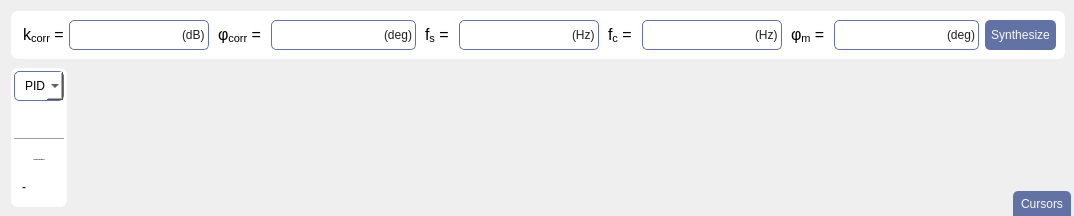
            <widget class="QWidget" name="pageMath">
             <property name="styleSheet">
              <string notr="true">#pageMath {
	background-color: #f8f8f2;
}</string>
             </property>
             <layout class="QGridLayout" name="gridLayout_25">
              <property name="rightMargin">
               <number>0</number>
              </property>
              <property name="bottomMargin">
               <number>0</number>
              </property>
              <property name="spacing">
               <number>9</number>
              </property>
              <item row="0" column="0" colspan="2">
               <layout class="QHBoxLayout" name="horizontalLayout_27">
                <item>
                 <widget class="QFrame" name="frameControlParameters">
                  <property name="styleSheet">
                   <string notr="true">#frameControlParameters {
	background: white;
	border: 0px solid #6272a4;
	border-radius: 7px;
}</string>
                  </property>
                  <property name="frameShape">
                   <enum>QFrame::Shape::StyledPanel</enum>
                  </property>
                  <property name="frameShadow">
                   <enum>QFrame::Shadow::Raised</enum>
                  </property>
                  <layout class="QGridLayout" name="gridLayout_24">
                   <item row="0" column="0">
                    <layout class="QHBoxLayout" name="horizontalLayout_8">
                     <property name="spacing">
                      <number>0</number>
                     </property>
                     <item>
                      <widget class="QLabel" name="label_13">
                       <property name="minimumSize">
                        <size>
                         <width>0</width>
                         <height>30</height>
                        </size>
                       </property>
                       <property name="maximumSize">
                        <size>
                         <width>16777215</width>
                         <height>30</height>
                        </size>
                       </property>
                       <property name="styleSheet">
                        <string notr="true">QLabel {
	margin-right:2px;
}</string>
                       </property>
                       <property name="text">
                        <string>&lt;html&gt;&lt;head/&gt;&lt;body&gt;&lt;p&gt;&lt;span style=&quot; font-size:12pt;&quot;&gt;k&lt;/span&gt;&lt;span style=&quot; font-size:12pt; vertical-align:sub;&quot;&gt;corr&lt;/span&gt;&lt;span style=&quot; font-size:12pt;&quot;&gt; =&lt;/span&gt;&lt;/p&gt;&lt;/body&gt;&lt;/html&gt;</string>
                       </property>
                      </widget>
                     </item>
                     <item>
                      <widget class="QLineEdit" name="lineEditKCorrection">
                       <property name="minimumSize">
                        <size>
                         <width>50</width>
                         <height>30</height>
                        </size>
                       </property>
                       <property name="maximumSize">
                        <size>
                         <width>16777215</width>
                         <height>30</height>
                        </size>
                       </property>
                       <property name="styleSheet">
                        <string notr="true">QLineEdit {
	color: #212121;
	background-color: white;
	border-left: 1px solid #6272a4;
	border-top: 1px solid #6272a4;
	border-bottom: 1px solid #6272a4;
	border-top-left-radius: 5px;
	border-bottom-left-radius: 5px;
	padding-left: 3px;
}</string>
                       </property>
                      </widget>
                     </item>
                     <item>
                      <widget class="QLabel" name="label_21">
                       <property name="styleSheet">
                        <string notr="true">QLabel {
	color: #212121;
	background-color: white;
	border-right: 1px solid #6272a4;
	border-top: 1px solid #6272a4;
	border-bottom: 1px solid #6272a4;
	border-top-right-radius: 5px;
	border-bottom-right-radius: 5px;
}</string>
                       </property>
                       <property name="text">
                        <string>(dB)</string>
                       </property>
                      </widget>
                     </item>
                    </layout>
                   </item>
                   <item row="0" column="1">
                    <layout class="QHBoxLayout" name="horizontalLayout_23">
                     <property name="spacing">
                      <number>0</number>
                     </property>
                     <item>
                      <widget class="QLabel" name="label_17">
                       <property name="minimumSize">
                        <size>
                         <width>0</width>
                         <height>30</height>
                        </size>
                       </property>
                       <property name="maximumSize">
                        <size>
                         <width>16777215</width>
                         <height>30</height>
                        </size>
                       </property>
                       <property name="styleSheet">
                        <string notr="true">QLabel {
	margin-right:2px;
}</string>
                       </property>
                       <property name="text">
                        <string>&lt;html&gt;&lt;head/&gt;&lt;body&gt;&lt;p&gt;&lt;span style=&quot; font-size:12pt;&quot;&gt;φ&lt;/span&gt;&lt;span style=&quot; font-size:12pt; vertical-align:sub;&quot;&gt;corr&lt;/span&gt;&lt;span style=&quot; font-size:12pt;&quot;&gt; = &lt;/span&gt;&lt;/p&gt;&lt;/body&gt;&lt;/html&gt;</string>
                       </property>
                      </widget>
                     </item>
                     <item>
                      <widget class="QLineEdit" name="lineEditPhiCorrection">
                       <property name="minimumSize">
                        <size>
                         <width>50</width>
                         <height>30</height>
                        </size>
                       </property>
                       <property name="maximumSize">
                        <size>
                         <width>16777215</width>
                         <height>30</height>
                        </size>
                       </property>
                       <property name="styleSheet">
                        <string notr="true">QLineEdit {
	color: #212121;
	background-color: white;
	border-left: 1px solid #6272a4;
	border-top: 1px solid #6272a4;
	border-bottom: 1px solid #6272a4;
	border-top-left-radius: 5px;
	border-bottom-left-radius: 5px;
	padding-left: 3px;
}</string>
                       </property>
                      </widget>
                     </item>
                     <item>
                      <widget class="QLabel" name="label_20">
                       <property name="styleSheet">
                        <string notr="true">QLabel {
	color: #212121;
	background-color: white;
	border-right: 1px solid #6272a4;
	border-top: 1px solid #6272a4;
	border-bottom: 1px solid #6272a4;
	border-top-right-radius: 5px;
	border-bottom-right-radius: 5px;
}</string>
                       </property>
                       <property name="text">
                        <string>(deg)</string>
                       </property>
                      </widget>
                     </item>
                    </layout>
                   </item>
                   <item row="0" column="2">
                    <layout class="QHBoxLayout" name="horizontalLayout_24">
                     <property name="spacing">
                      <number>0</number>
                     </property>
                     <item>
                      <widget class="QLabel" name="label_3">
                       <property name="minimumSize">
                        <size>
                         <width>0</width>
                         <height>30</height>
                        </size>
                       </property>
                       <property name="maximumSize">
                        <size>
                         <width>16777215</width>
                         <height>30</height>
                        </size>
                       </property>
                       <property name="styleSheet">
                        <string notr="true">QLabel {
	margin-right:2px;
}</string>
                       </property>
                       <property name="text">
                        <string>&lt;html&gt;&lt;head/&gt;&lt;body&gt;&lt;p&gt;&lt;span style=&quot; font-size:12pt;&quot;&gt;f&lt;/span&gt;&lt;span style=&quot; font-size:12pt; vertical-align:sub;&quot;&gt;s&lt;/span&gt;&lt;span style=&quot; font-size:12pt;&quot;&gt; = &lt;/span&gt;&lt;/p&gt;&lt;/body&gt;&lt;/html&gt;</string>
                       </property>
                      </widget>
                     </item>
                     <item>
                      <widget class="QLineEdit" name="lineEditSamplingFrequency">
                       <property name="minimumSize">
                        <size>
                         <width>50</width>
                         <height>30</height>
                        </size>
                       </property>
                       <property name="maximumSize">
                        <size>
                         <width>16777215</width>
                         <height>30</height>
                        </size>
                       </property>
                       <property name="styleSheet">
                        <string notr="true">QLineEdit {
	color: #212121;
	background-color: white;
	border-left: 1px solid #6272a4;
	border-top: 1px solid #6272a4;
	border-bottom: 1px solid #6272a4;
	border-top-left-radius: 5px;
	border-bottom-left-radius: 5px;
	padding-left: 3px;
}</string>
                       </property>
                      </widget>
                     </item>
                     <item>
                      <widget class="QLabel" name="label_8">
                       <property name="minimumSize">
                        <size>
                         <width>0</width>
                         <height>30</height>
                        </size>
                       </property>
                       <property name="maximumSize">
                        <size>
                         <width>16777215</width>
                         <height>30</height>
                        </size>
                       </property>
                       <property name="styleSheet">
                        <string notr="true">QLabel {
	color: #212121;
	background-color: white;
	border-right: 1px solid #6272a4;
	border-top: 1px solid #6272a4;
	border-bottom: 1px solid #6272a4;
	border-top-right-radius: 5px;
	border-bottom-right-radius: 5px;
}</string>
                       </property>
                       <property name="text">
                        <string>(Hz)</string>
                       </property>
                      </widget>
                     </item>
                    </layout>
                   </item>
                   <item row="0" column="3">
                    <layout class="QHBoxLayout" name="horizontalLayout_25">
                     <property name="spacing">
                      <number>0</number>
                     </property>
                     <item>
                      <widget class="QLabel" name="label_5">
                       <property name="sizePolicy">
                        <sizepolicy hsizetype="Fixed" vsizetype="Fixed">
                         <horstretch>0</horstretch>
                         <verstretch>0</verstretch>
                        </sizepolicy>
                       </property>
                       <property name="minimumSize">
                        <size>
                         <width>0</width>
                         <height>30</height>
                        </size>
                       </property>
                       <property name="maximumSize">
                        <size>
                         <width>16777215</width>
                         <height>30</height>
                        </size>
                       </property>
                       <property name="styleSheet">
                        <string notr="true">QLabel {
	margin-right:2px;
}</string>
                       </property>
                       <property name="text">
                        <string>&lt;html&gt;&lt;head/&gt;&lt;body&gt;&lt;p&gt;&lt;span style=&quot; font-size:12pt;&quot;&gt;f&lt;/span&gt;&lt;span style=&quot; font-size:12pt; vertical-align:sub;&quot;&gt;c&lt;/span&gt;&lt;span style=&quot; font-size:12pt;&quot;&gt; = &lt;/span&gt;&lt;/p&gt;&lt;/body&gt;&lt;/html&gt;</string>
                       </property>
                      </widget>
                     </item>
                     <item>
                      <widget class="QLineEdit" name="lineEditCrossFrequency">
                       <property name="minimumSize">
                        <size>
                         <width>50</width>
                         <height>30</height>
                        </size>
                       </property>
                       <property name="maximumSize">
                        <size>
                         <width>16777215</width>
                         <height>30</height>
                        </size>
                       </property>
                       <property name="styleSheet">
                        <string notr="true">QLineEdit {
	color: #212121;
	background-color: white;
	border-left: 1px solid #6272a4;
	border-top: 1px solid #6272a4;
	border-bottom: 1px solid #6272a4;
	border-top-left-radius: 5px;
	border-bottom-left-radius: 5px;
	padding-left: 3px;
}</string>
                       </property>
                      </widget>
                     </item>
                     <item>
                      <widget class="QLabel" name="label_9">
                       <property name="minimumSize">
                        <size>
                         <width>0</width>
                         <height>30</height>
                        </size>
                       </property>
                       <property name="maximumSize">
                        <size>
                         <width>16777215</width>
                         <height>30</height>
                        </size>
                       </property>
                       <property name="styleSheet">
                        <string notr="true">QLabel {
	color: #212121;
	background-color: white;
	border-right: 1px solid #6272a4;
	border-top: 1px solid #6272a4;
	border-bottom: 1px solid #6272a4;
	border-top-right-radius: 5px;
	border-bottom-right-radius: 5px;
}</string>
                       </property>
                       <property name="text">
                        <string>(Hz)</string>
                       </property>
                      </widget>
                     </item>
                    </layout>
                   </item>
                   <item row="0" column="4">
                    <layout class="QHBoxLayout" name="horizontalLayout_26">
                     <property name="spacing">
                      <number>0</number>
                     </property>
                     <item>
                      <widget class="QLabel" name="label_7">
                       <property name="sizePolicy">
                        <sizepolicy hsizetype="Preferred" vsizetype="Fixed">
                         <horstretch>0</horstretch>
                         <verstretch>0</verstretch>
                        </sizepolicy>
                       </property>
                       <property name="minimumSize">
                        <size>
                         <width>0</width>
                         <height>30</height>
                        </size>
                       </property>
                       <property name="maximumSize">
                        <size>
                         <width>16777215</width>
                         <height>30</height>
                        </size>
                       </property>
                       <property name="styleSheet">
                        <string notr="true">QLabel {
	margin-right:2px;
}</string>
                       </property>
                       <property name="text">
                        <string>&lt;html&gt;&lt;head/&gt;&lt;body&gt;&lt;p&gt;&lt;span style=&quot; font-size:12pt;&quot;&gt;φ&lt;/span&gt;&lt;span style=&quot; font-size:12pt; vertical-align:sub;&quot;&gt;m&lt;/span&gt;&lt;span style=&quot; font-size:12pt;&quot;&gt; = &lt;/span&gt;&lt;/p&gt;&lt;/body&gt;&lt;/html&gt;</string>
                       </property>
                      </widget>
                     </item>
                     <item>
                      <widget class="QLineEdit" name="lineEditPhaseMargin">
                       <property name="minimumSize">
                        <size>
                         <width>50</width>
                         <height>30</height>
                        </size>
                       </property>
                       <property name="maximumSize">
                        <size>
                         <width>16777215</width>
                         <height>30</height>
                        </size>
                       </property>
                       <property name="styleSheet">
                        <string notr="true">QLineEdit {
	color: #212121;
	background-color: white;
	border-left: 1px solid #6272a4;
	border-top: 1px solid #6272a4;
	border-bottom: 1px solid #6272a4;
	border-top-left-radius: 5px;
	border-bottom-left-radius: 5px;
	padding-left: 3px;
}</string>
                       </property>
                      </widget>
                     </item>
                     <item>
                      <widget class="QLabel" name="label_10">
                       <property name="minimumSize">
                        <size>
                         <width>0</width>
                         <height>30</height>
                        </size>
                       </property>
                       <property name="maximumSize">
                        <size>
                         <width>16777215</width>
                         <height>30</height>
                        </size>
                       </property>
                       <property name="styleSheet">
                        <string notr="true">QLabel {
	color: #212121;
	background-color: white;
	border-right: 1px solid #6272a4;
	border-top: 1px solid #6272a4;
	border-bottom: 1px solid #6272a4;
	border-top-right-radius: 5px;
	border-bottom-right-radius: 5px;
}</string>
                       </property>
                       <property name="text">
                        <string>(deg)</string>
                       </property>
                      </widget>
                     </item>
                    </layout>
                   </item>
                   <item row="0" column="5">
                    <widget class="QPushButton" name="pushButtonMathSynthesize">
                     <property name="sizePolicy">
                      <sizepolicy hsizetype="Preferred" vsizetype="Preferred">
                       <horstretch>0</horstretch>
                       <verstretch>0</verstretch>
                      </sizepolicy>
                     </property>
                     <property name="minimumSize">
                      <size>
                       <width>0</width>
                       <height>30</height>
                      </size>
                     </property>
                     <property name="maximumSize">
                      <size>
                       <width>16777215</width>
                       <height>30</height>
                      </size>
                     </property>
                     <property name="styleSheet">
                      <string notr="true">QPushButton {
	background-color: #6272a4;	
	border-radius: 5px;
    color: #f8f8f2;
	padding-left: 6px;
	padding-right: 6px;
}

QPushButton:hover {
	background-color: #7284b9;
	color: #f8f8f2;
}

QPushButton:pressed {
	background-color: #566490;
	color: #f8f8f2;
}

QPushButton:disabled {
	background-color: #aaaaaa;
}</string>
                     </property>
                     <property name="text">
                      <string>Synthesize</string>
                     </property>
                    </widget>
                   </item>
                  </layout>
                 </widget>
                </item>
                <item>
                 <spacer name="horizontalSpacer_10">
                  <property name="orientation">
                   <enum>Qt::Orientation::Horizontal</enum>
                  </property>
                  <property name="sizeType">
                   <enum>QSizePolicy::Policy::Fixed</enum>
                  </property>
                  <property name="sizeHint" stdset="0">
                   <size>
                    <width>9</width>
                    <height>20</height>
                   </size>
                  </property>
                 </spacer>
                </item>
               </layout>
              </item>
              <item row="1" column="0">
               <layout class="QVBoxLayout" name="verticalLayout_7">
                <property name="spacing">
                 <number>0</number>
                </property>
                <property name="leftMargin">
                 <number>0</number>
                </property>
                <property name="topMargin">
                 <number>0</number>
                </property>
                <property name="bottomMargin">
                 <number>9</number>
                </property>
                <item>
                 <widget class="QFrame" name="frameControlSynthesis">
                  <property name="sizePolicy">
                   <sizepolicy hsizetype="Fixed" vsizetype="Preferred">
                    <horstretch>0</horstretch>
                    <verstretch>0</verstretch>
                   </sizepolicy>
                  </property>
                  <property name="styleSheet">
                   <string notr="true">#frameControlSynthesis {
	background: white;
	border: 0px solid #6272a4;
	border-radius: 7px;
}</string>
                  </property>
                  <property name="frameShape">
                   <enum>QFrame::Shape::StyledPanel</enum>
                  </property>
                  <property name="frameShadow">
                   <enum>QFrame::Shadow::Raised</enum>
                  </property>
                  <layout class="QGridLayout" name="gridLayout_22">
                   <property name="leftMargin">
                    <number>3</number>
                   </property>
                   <property name="topMargin">
                    <number>3</number>
                   </property>
                   <property name="rightMargin">
                    <number>3</number>
                   </property>
                   <property name="bottomMargin">
                    <number>0</number>
                   </property>
                   <property name="spacing">
                    <number>3</number>
                   </property>
                   <item row="4" column="0" colspan="2">
                    <widget class="QLabel" name="label_11">
                     <property name="sizePolicy">
                      <sizepolicy hsizetype="Preferred" vsizetype="Fixed">
                       <horstretch>0</horstretch>
                       <verstretch>0</verstretch>
                      </sizepolicy>
                     </property>
                     <property name="minimumSize">
                      <size>
                       <width>0</width>
                       <height>30</height>
                      </size>
                     </property>
                     <property name="font">
                      <font>
                       <family>Droid Sans</family>
                       <pointsize>-1</pointsize>
                       <bold>true</bold>
                      </font>
                     </property>
                     <property name="styleSheet">
                      <string notr="true"/>
                     </property>
                     <property name="text">
                      <string>Controller parameters</string>
                     </property>
                     <property name="alignment">
                      <set>Qt::AlignmentFlag::AlignCenter</set>
                     </property>
                     <property name="textInteractionFlags">
                      <set>Qt::TextInteractionFlag::NoTextInteraction</set>
                     </property>
                    </widget>
                   </item>
                   <item row="1" column="0" colspan="2">
                    <widget class="QLabel" name="labelControllerEquation">
                     <property name="styleSheet">
                      <string notr="true">QLabel {
	padding-left: 5px;
	padding-right: 5px;
}</string>
                     </property>
                     <property name="text">
                      <string/>
                     </property>
                     <property name="pixmap">
                      <pixmap resource="q_resources.qrc">:/images/images/pid_equation.svg</pixmap>
                     </property>
                     <property name="alignment">
                      <set>Qt::AlignmentFlag::AlignCenter</set>
                     </property>
                     <property name="textInteractionFlags">
                      <set>Qt::TextInteractionFlag::NoTextInteraction</set>
                     </property>
                    </widget>
                   </item>
                   <item row="0" column="0" colspan="2">
                    <widget class="QComboBox" name="comboBoxControllerType">
                     <property name="minimumSize">
                      <size>
                       <width>0</width>
                       <height>30</height>
                      </size>
                     </property>
                     <property name="maximumSize">
                      <size>
                       <width>16777215</width>
                       <height>30</height>
                      </size>
                     </property>
                     <property name="styleSheet">
                      <string notr="true">QComboBox{
	background-color: white;
	border-radius: 5px;
	border: 1px solid #6272a4;
	padding-left: 10px;
	height: 20px;
}

QComboBox:hover{
	border: 1px solid #7284b9;
}

QComboBox:disabled{
	border: 1px solid #7d7d7d;
	color: #7d7d7d;
}

QComboBox::drop-down {
	background-color: white;
	subcontrol-origin: padding;
	subcontrol-position: top right;
	width: 28px; 
	border-left: 1px solid #6272a4;
	border-top-right-radius: 3px;
	background-image: url(:/icons/icons/icon_arrow_bottom.png);
	border-bottom-right-radius: 3px;
	background-position: center;
	background-repeat: no-reperat;
 }

QComboBox::drop-down:disabled {
	background-color: #aaaaaa;
	border-left-color: #aaaaaa;
 }

QComboBox::drop-down:hover {
	background-color: #d1eeff;
 }

QComboBox::drop-down:on {
	background-image: url(:/icons/icons/icon_arrow_top.png);
 }

QComboBox QAbstractItemView {
    background-color: white;
    selection-background-color: #adc9ff;
	selection-color: #212121;
	height: 20px;
    outline: 0;
}
</string>
                     </property>
                     <item>
                      <property name="text">
                       <string>PID</string>
                      </property>
                     </item>
                    </widget>
                   </item>
                   <item row="2" column="0">
                    <widget class="QLabel" name="labelControllerFilterEquation">
                     <property name="styleSheet">
                      <string notr="true">QLabel {
	padding-left: 5px;
	padding-right: 5px;
}</string>
                     </property>
                     <property name="text">
                      <string/>
                     </property>
                     <property name="pixmap">
                      <pixmap resource="q_resources.qrc">:/images/images/pid_filter_equation.svg</pixmap>
                     </property>
                     <property name="alignment">
                      <set>Qt::AlignmentFlag::AlignCenter</set>
                     </property>
                     <property name="textInteractionFlags">
                      <set>Qt::TextInteractionFlag::NoTextInteraction</set>
                     </property>
                    </widget>
                   </item>
                   <item row="5" column="0">
                    <widget class="QLabel" name="labelPIDParams">
                     <property name="sizePolicy">
                      <sizepolicy hsizetype="Expanding" vsizetype="Expanding">
                       <horstretch>0</horstretch>
                       <verstretch>0</verstretch>
                      </sizepolicy>
                     </property>
                     <property name="minimumSize">
                      <size>
                       <width>0</width>
                       <height>30</height>
                      </size>
                     </property>
                     <property name="styleSheet">
                      <string notr="true">QLabel {
	padding-left: 5px;
	padding-right: 5px;
}</string>
                     </property>
                     <property name="text">
                      <string>-</string>
                     </property>
                     <property name="alignment">
                      <set>Qt::AlignmentFlag::AlignLeading|Qt::AlignmentFlag::AlignLeft|Qt::AlignmentFlag::AlignTop</set>
                     </property>
                     <property name="textInteractionFlags">
                      <set>Qt::TextInteractionFlag::LinksAccessibleByMouse|Qt::TextInteractionFlag::TextSelectableByMouse</set>
                     </property>
                    </widget>
                   </item>
                   <item row="3" column="0" colspan="2">
                    <widget class="Line" name="line_9">
                     <property name="orientation">
                      <enum>Qt::Orientation::Horizontal</enum>
                     </property>
                    </widget>
                   </item>
                  </layout>
                 </widget>
                </item>
               </layout>
              </item>
              <item row="1" column="1">
               <layout class="QVBoxLayout" name="verticalLayout_6">
                <item>
                 <widget class="GraphicsLayoutWidget" name="graphMath" native="true">
                  <property name="sizePolicy">
                   <sizepolicy hsizetype="Expanding" vsizetype="Expanding">
                    <horstretch>0</horstretch>
                    <verstretch>0</verstretch>
                   </sizepolicy>
                  </property>
                  <property name="minimumSize">
                   <size>
                    <width>100</width>
                    <height>100</height>
                   </size>
                  </property>
                 </widget>
                </item>
                <item>
                 <layout class="QHBoxLayout" name="horizontalLayout_18">
                  <property name="spacing">
                   <number>3</number>
                  </property>
                  <property name="leftMargin">
                   <number>3</number>
                  </property>
                  <property name="rightMargin">
                   <number>3</number>
                  </property>
                  <item>
                   <spacer name="horizontalSpacer_5">
                    <property name="orientation">
                     <enum>Qt::Orientation::Horizontal</enum>
                    </property>
                    <property name="sizeHint" stdset="0">
                     <size>
                      <width>877</width>
                      <height>17</height>
                     </size>
                    </property>
                   </spacer>
                  </item>
                  <item>
                   <widget class="QPushButton" name="pushButtonEnableMathCursors">
                    <property name="minimumSize">
                     <size>
                      <width>0</width>
                      <height>25</height>
                     </size>
                    </property>
                    <property name="maximumSize">
                     <size>
                      <width>16777215</width>
                      <height>25</height>
                     </size>
                    </property>
                    <property name="styleSheet">
                     <string notr="true">QPushButton {
	background-color: #6272a4;	
	border-top-left-radius: 5px;
	border-top-right-radius: 5px;
    color: #f8f8f2;
	padding-left: 8px;
	padding-right: 8px;
}

QPushButton:hover {
	background-color: #7284b9;
	color: #f8f8f2;
}

QPushButton:pressed {
	background-color: #566490;
	color: #f8f8f2;
}

QPushButton:disabled {
	background-color: #aaaaaa;
}</string>
                    </property>
                    <property name="text">
                     <string>Cursors</string>
                    </property>
                    <property name="checkable">
                     <bool>true</bool>
                    </property>
                   </widget>
                  </item>
                 </layout>
                </item>
               </layout>
              </item>
             </layout>
            </widget>
